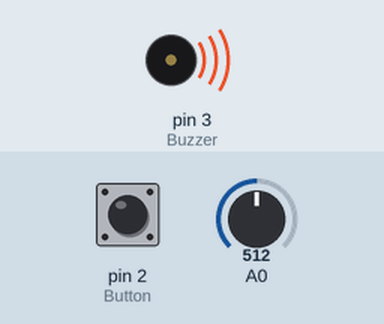
Bench run of a sketch on a simulated Arduino Uno, built with avr-gcc and run on an emulated ATmega328P. On the bench: buzzer (waves = sounding). Inputs (shaded band) come from the test bench; at power-on: pin 2 (Button) HIGH, A0 = 512.

Above: at 0.1 s.
Timing chart, 0 to 1.6 s (numbered marks = the images above):
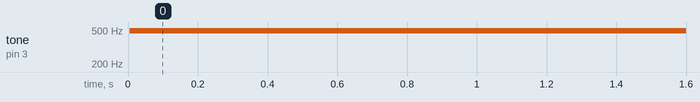

The sketch:

Theft_alarm.ino
```cpp
#define Buzzer 3    // Buzzer connected to digital pin 3
#define Button 2    // Button connected to digital pin 2

bool RaiseAlarm = true;

void setup() {
  pinMode(Buzzer,OUTPUT);       //Settng buzzer pin as output
  pinMode(Button,INPUT_PULLUP); //Setting button pin as input
}

void loop() {
  if(analogRead(A0) > 200){   //Vary this value according
                              //to your ambience
      RaiseAlarm = true;      //Enable the Alarm
  }

  if(!digitalRead(Button)){   //If button is pressed
      RaiseAlarm = false;     //Disable the Alarm
      digitalWrite(Buzzer,LOW);
  }

  if(RaiseAlarm == true){     //If Alarm is Enabled
    MakeSomeNoise();          //Raise Alarm
  }
}

void MakeSomeNoise(){     // This function gives the siren effect
  // fade in from min to max in increments of 5 points:
  for (int fadeValue = 0 ; fadeValue <= 255; fadeValue += 5) {
    // sets the value (range from 0 to 255):
    analogWrite(Buzzer, fadeValue);
    // wait for 5 milliseconds to hear the siren effect
    delay(5);
  }

  // fade out from max to min in increments of 5 points:
  for (int fadeValue = 255 ; fadeValue >= 0; fadeValue -= 5) {
    // sets the value (range from 0 to 255):
    analogWrite(Buzzer, fadeValue);
    // wait for 5 milliseconds to hear the siren effect
    delay(5);
  }
}
```

Measured:
- by itself, tone on pin 3 (Buzzer): silent → 490 Hz at 0.01 s
